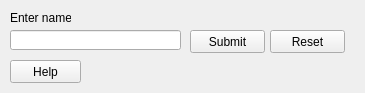
<?xml version="1.0" encoding="UTF-8"?>
<ui version="4.0">
 <class>MainWindow</class>
 <widget class="QMainWindow" name="MainWindow">
  <property name="geometry">
   <rect>
    <x>0</x>
    <y>0</y>
    <width>365</width>
    <height>93</height>
   </rect>
  </property>
  <property name="windowTitle">
   <string>Discord custom game activity</string>
  </property>
  <widget class="QWidget" name="centralwidget">
   <widget class="QLineEdit" name="lineEdit">
    <property name="geometry">
     <rect>
      <x>10</x>
      <y>30</y>
      <width>171</width>
      <height>20</height>
     </rect>
    </property>
   </widget>
   <widget class="QPushButton" name="submit_button">
    <property name="geometry">
     <rect>
      <x>190</x>
      <y>30</y>
      <width>75</width>
      <height>23</height>
     </rect>
    </property>
    <property name="text">
     <string>Submit</string>
    </property>
   </widget>
   <widget class="QPushButton" name="reset_button">
    <property name="geometry">
     <rect>
      <x>270</x>
      <y>30</y>
      <width>75</width>
      <height>23</height>
     </rect>
    </property>
    <property name="text">
     <string>Reset</string>
    </property>
   </widget>
   <widget class="QLabel" name="Enter_name_label">
    <property name="geometry">
     <rect>
      <x>10</x>
      <y>10</y>
      <width>61</width>
      <height>16</height>
     </rect>
    </property>
    <property name="text">
     <string>Enter name:</string>
    </property>
   </widget>
   <widget class="QPushButton" name="pushButton">
    <property name="geometry">
     <rect>
      <x>10</x>
      <y>60</y>
      <width>71</width>
      <height>23</height>
     </rect>
    </property>
    <property name="text">
     <string>Help</string>
    </property>
   </widget>
  </widget>
 </widget>
 <resources/>
 <connections/>
</ui>
